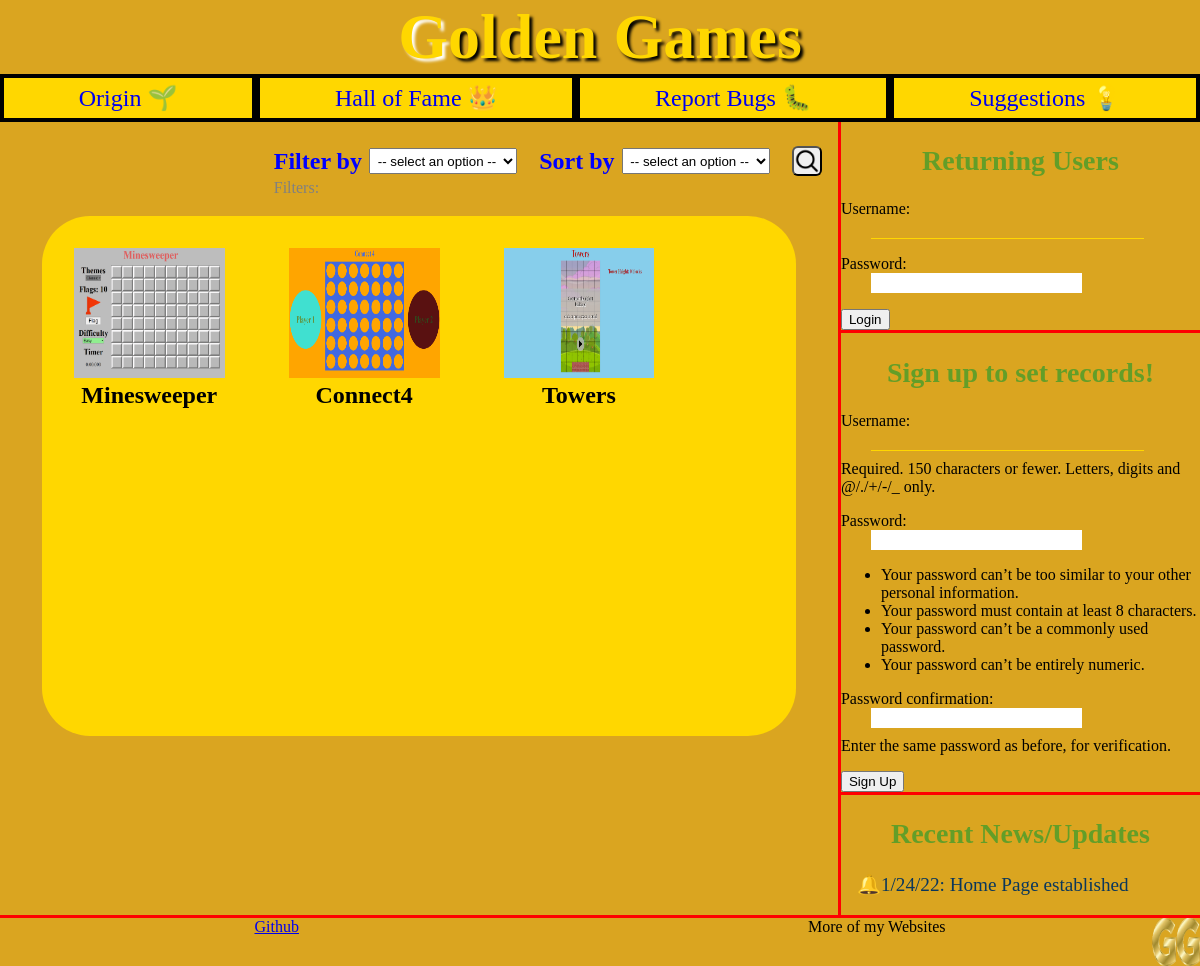
The page / on the database its author committed.
### arcade/models.py (models this page shows, shortened)
class Game(models.Model):
    mode_choices = [
        ("multi", "Multiplayer"),
        ("single", "Single-Player"),
    ]
    scoring_types = [
        ("Timer", "Timer"),
        ("Points", "Points")
    ]
    name = models.CharField(max_length = 50)
    competitive = models.BooleanField()
    mode = models.CharField(max_length = 15, choices = mode_choices)
    scoring = models.CharField(max_length = 20, choices = scoring_types, blank = True)
    context = models.CharField(max_length = 20, blank = True)
    thumbnail = models.ImageField()
    date_created = models.DateField()

### arcade/views.py (the view, shortened to what this page needs)
# urls.py: path("", views.home, name = "home"),
def home(request):
    sign_up = UserCreationForm()
    log_in = AuthenticationForm()
    games = Game.objects.all()
    context = {
        "sign_up": sign_up,
        "log_in": log_in,
        "games": games
    }
    return render(request, "arcade/home.html", context)

### arcade/templates/arcade/home.html (shortened to what this page needs)
{% load crispy_forms_tags %}
<!DOCTYPE html>
<html lang="en">
    <head>
        {% load static %}
        <link rel = "stylesheet" href = "{% static 'css/home.css' %}">
    </head>
    <body>
        <header>
            <h1></h1>
            <ul>
                <li><a href = "{% url 'origin' %}">Origin 🌱</a></li>
                <li><a href = "{% url 'hall-of-fame' %}">Hall of Fame 👑</a></li>
                <li><a href = "{% url 'bugs' %}">Report Bugs 🐛</a></li>
                <li><a href = "{% url 'suggestions' %}">Suggestions 💡</a></li>
            </ul>
        </header>
        <main>
            <div id = "center">
                <section id = "settings">
                    <div id = "filter">
                        <h2>Filter by</h2>
                        <select id = "filters">
                            <option disabled selected> -- select an option -- </option>
                        </select>
                        <div id = "filter-tags">
                            Filters:
                        </div>
                    </div>
                    <div id = "sort-container">
                        <h2>Sort by</h2>
                        <select id = "sort">
                            <option disabled selected> -- select an option -- </option>
                        </select>
                    </div>
                    <div id = "search">
                        <button></button>
                    </div>
                </section>
                <section id = "games">
                    {% for game in games %}
                        <div class = "containers">
                            <a href = "{% url 'game' game.name %}">
                                <img src = "{{game.thumbnail.url}}">
                            </a>
                            <div class = "gameNames">{{ game.name | title}}</div>
                        </div>
                    {% endfor %}
                </section>
            </div>
            <aside>
                {% if user.is_authenticated %}
                    <div style = "font-size: 2rem; color: rgb(21, 138, 138); text-align: center;">
                        Welcome {{ user.username }} 👋
                    </div>
                {% else %}
                    <div id = "login">
                        <h2>Returning Users</h2>
                        <form method = "POST">
                            {{ log_in.as_p }}
                            <button type = "submit" name = "submit" value = "log_in">Login</button>
                        </form>
                    </div>
                    <div id = "sign-up">
                        <h2>Sign up to set records!</h2>
                        <form method = "POST">
                            {{ sign_up.as_p }}
                            <button type = "submit" name = "submit" value = "sign_up">Sign Up</button>
                        </form>
                    </div>
                {% endif %}
                <div id = "news">
                    <h2>Recent News/Updates</h2>
                    <ul>
                        <li>1/24/22: Home Page established</li>
                    </ul>
                </div>
            </aside>
        </main>
        <footer>
            <ul>
                <li><a href = "https://github.com/GoldenLin9">Github</a></li>
                <li>More of my Websites</li>
            </ul>
            <img src = "{% static 'images/icon.png' %}" id = "pic"></img>
        </footer>
    </body>
</html>

### arcade/static/css/home.css (style rules this page uses)
:root { --borderColor: red; }
body { background-color: goldenrod; margin: 0; width: 100vw; min-height: 100vh; overflow-x: hidden; }
header h1 { font-size: 4rem; text-align: center; margin: 0; }
header ul { display: flex; list-style-type: none; padding: 0; margin: 0; }
header li { border: 4px solid black; font-size: 1.5rem; box-sizing: border-box; background-color: gold; display: flex; text-align: center; justify-content: center; align-items: center; cursor: pointer; padding: 0.25em; flex: 1 1 auto; }
header a { width: 100%; height: 100%; text-decoration: none; }
main { display: flex; }
aside { border-left: 3px solid var(--borderColor); }
aside div { border-bottom: 3px solid var(--borderColor); }
#settings div { margin-top: 1ch; }
#settings h2 { margin: 0; text-align: center; color: blue; }
#games { width: 90%; height: 65vh; background-color: gold; margin: 0 auto; border-radius: 3rem; margin-top: 5ch; margin-bottom: 3ch; display: flex; flex-wrap: wrap; }
#settings div { margin: 0; }
h2 + select { margin-left: 1ch; margin-right: 3ch; }
#settings { display: flex; justify-content: space-around; align-items: center; width: fit-content; margin-left: auto; margin-right: 2ch; margin-top: 3ch; justify-content: flex-end; }
#search { display: flex; align-self: center; height: 30px; }
#search button { width: 30px; height: 30px; cursor: pointer; background-image: url("/static/images/search.png"); background-size: cover; border-radius: 20%; }
option, select { cursor: pointer; padding: 0.25em; }
main { border-bottom: 3px solid var(--borderColor); }
#filter { position: relative; display: flex; align-items: center; }
#filter-tags { position: absolute; bottom: 0; transform: translateY(120%); color: grey; white-space:nowrap; display: flex; align-items: center; }
#center { position: relative; flex: 1 1 70%; }
aside { flex: 1 1 30%; }
aside h2 { text-align: center; font-size: 1.75rem; color: rgb(99, 158, 40); }
aside input { display: block; margin-left: 30px; border: none; margin-bottom: 1ch; font-size: 1rem; }
aside input[type = "text"], aside input[type = "email"] { background-color: goldenrod; border-bottom: 1px solid gold; width: 75%; border-radius: 0; }
aside input[type = "text"]::placeholder, aside input[type = "email"]::placeholder { color: rgb(90, 84, 84); }
#news { border-bottom: none; }
#games img { width: 100%; height: 100%; cursor: pointer; }
.gameNames { text-align: center; font-weight: 900; font-size: 1.5rem; }
.containers { margin: 2em; width: 20%; height: 25%; }
#news ul { list-style-type: "\1F514"; color:rgb(10, 55, 92); font-size: 1.2rem; }
#sort-container { display: flex; align-items: center; }
#pic { width: 4vmax; height: 4vmax; position: absolute; right: 0; top: 0; }
footer { position: relative; }
footer ul { list-style-type: none; display: flex; margin: 0; padding: 0; justify-content: space-around; align-items: center; }
html { position: relative; }
aside { position: relative; }
body { overflow: hidden; }

### rows shown on the page
Game: thumbnail (picture), name "Minesweeper"
Game: thumbnail (picture), name "Connect4"
Game: thumbnail (picture), name "Towers"
